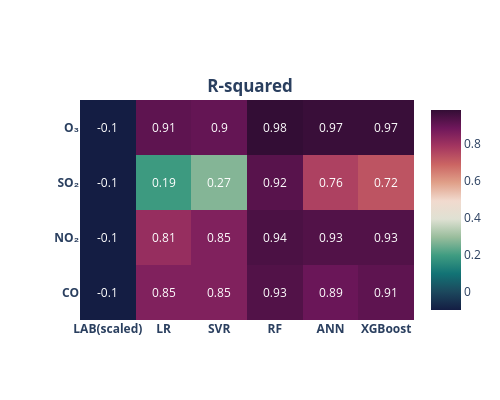

The cell this chart's notebook holds for it:
### Code cell
import plotly.graph_objects as go
from functools import reduce
from itertools import product

z=[[round(R2_lab_CO/(-10*R2_lab_CO),2),R2_lr_CO , R2_svr_CO, R2_rf_CO, R2_ann_CO,R2_xgb_CO], 
   [round(R2_lab_NO2/(-10*R2_lab_NO2),2),R2_lr_NO2 , R2_svr_NO2, R2_rf_NO2, R2_ann_NO2,R2_xgb_NO2], 
   [round(R2_lab_SO2/(-10*R2_lab_SO2),2),R2_lr_SO2 , R2_svr_SO2, R2_rf_SO2, R2_ann_SO2,R2_xgb_SO2],
  [round(R2_lab_O3/(-10*R2_lab_O3),2),R2_lr_O3 , R2_svr_O3, R2_rf_O3, R2_ann_O3,R2_xgb_O3]]
x=['<b>LAB(scaled)</b>', '<b>LR</b>', '<b>SVR</b>', '<b>RF</b>', '<b>ANN</b>','<b>XGBoost</b>']
y=['<b>CO</b>', '<b>NO2</b>'.translate(subscript), '<b>SO2</b>'.translate(subscript),'<b>O3</b>'.translate(subscript)]

def get_anno_text(z_value):
    annotations=[]
    a, b = len(z_value), len(z_value[0])
    flat_z = reduce(lambda x,y: x+y, z_value) # z_value.flat if you deal with numpy
    coords = product(range(a), range(b))
    for pos, elem in zip(coords, flat_z):
        annotations.append({'font': {'color': '#FFFFFF'},
                    'showarrow': False,
                    'text': str(elem),
                    'x': pos[1],
                    'y': pos[0]})
    return annotations

fig = go.Figure(data=go.Heatmap(
                   z=z,
                   x=x,
                   y=y,
                   hoverongaps = True, colorscale = "curl"))#matter#

fig.update_layout(title={'text': "<b>R-squared</b>",
        'y':0.8,
        'x':0.5,
        'xanchor': 'center',
        'yanchor': 'top'},
    annotations = get_anno_text(z),
                 width=500,
height=400)
fig.show()

### Figure 1 — Plotly figure (JSON) as saved in the notebook; plotly's stock layout.template omitted (floating-point values rounded to 4 significant figures)
{"data": [{"colorscale": [[0, "rgb(20, 29, 67)"], [0.09091, "rgb(28, 72, 93)"], [0.1818, "rgb(18, 115, 117)"], [0.2727, "rgb(63, 156, 129)"], [0.3636, "rgb(153, 189, 156)"], [0.4545, "rgb(223, 225, 211)"], [0.5455, "rgb(241, 218, 206)"], [0.6364, "rgb(224, 160, 137)"], [0.7273, "rgb(203, 101, 99)"], [0.8182, "rgb(164, 54, 96)"], [0.9091, "rgb(111, 23, 91)"], [1, "rgb(51, 13, 53)"]], "hoverongaps": true, "type": "heatmap", "x": ["<b>LAB(scaled)</b>", "<b>LR</b>", "<b>SVR</b>", "<b>RF</b>", "<b>ANN</b>", "<b>XGBoost</b>"], "y": ["<b>CO</b>", "<b>NO₂</b>", "<b>SO₂</b>", "<b>O₃</b>"], "z": [[-0.1, 0.85, 0.85, 0.93, 0.89, 0.91], [-0.1, 0.81, 0.85, 0.94, 0.93, 0.93], [-0.1, 0.19, 0.27, 0.92, 0.76, 0.72], [-0.1, 0.91, 0.9, 0.98, 0.97, 0.97]]}], "layout": {"annotations": [{"font": {"color": "#FFFFFF"}, "showarrow": false, "text": "-0.1", "x": 0, "y": 0}, {"font": {"color": "#FFFFFF"}, "showarrow": false, "text": "0.85", "x": 1, "y": 0}, {"font": {"color": "#FFFFFF"}, "showarrow": false, "text": "0.85", "x": 2, "y": 0}, {"font": {"color": "#FFFFFF"}, "showarrow": false, "text": "0.93", "x": 3, "y": 0}, {"font": {"color": "#FFFFFF"}, "showarrow": false, "text": "0.89", "x": 4, "y": 0}, {"font": {"color": "#FFFFFF"}, "showarrow": false, "text": "0.91", "x": 5, "y": 0}, {"font": {"color": "#FFFFFF"}, "showarrow": false, "text": "-0.1", "x": 0, "y": 1}, {"font": {"color": "#FFFFFF"}, "showarrow": false, "text": "0.81", "x": 1, "y": 1}, {"font": {"color": "#FFFFFF"}, "showarrow": false, "text": "0.85", "x": 2, "y": 1}, {"font": {"color": "#FFFFFF"}, "showarrow": false, "text": "0.94", "x": 3, "y": 1}, {"font": {"color": "#FFFFFF"}, "showarrow": false, "text": "0.93", "x": 4, "y": 1}, {"font": {"color": "#FFFFFF"}, "showarrow": false, "text": "0.93", "x": 5, "y": 1}, {"font": {"color": "#FFFFFF"}, "showarrow": false, "text": "-0.1", "x": 0, "y": 2}, {"font": {"color": "#FFFFFF"}, "showarrow": false, "text": "0.19", "x": 1, "y": 2}, {"font": {"color": "#FFFFFF"}, "showarrow": false, "text": "0.27", "x": 2, "y": 2}, {"font": {"color": "#FFFFFF"}, "showarrow": false, "text": "0.92", "x": 3, "y": 2}, {"font": {"color": "#FFFFFF"}, "showarrow": false, "text": "0.76", "x": 4, "y": 2}, {"font": {"color": "#FFFFFF"}, "showarrow": false, "text": "0.72", "x": 5, "y": 2}, {"font": {"color": "#FFFFFF"}, "showarrow": false, "text": "-0.1", "x": 0, "y": 3}, {"font": {"color": "#FFFFFF"}, "showarrow": false, "text": "0.91", "x": 1, "y": 3}, {"font": {"color": "#FFFFFF"}, "showarrow": false, "text": "0.9", "x": 2, "y": 3}, {"font": {"color": "#FFFFFF"}, "showarrow": false, "text": "0.98", "x": 3, "y": 3}, {"font": {"color": "#FFFFFF"}, "showarrow": false, "text": "0.97", "x": 4, "y": 3}, {"font": {"color": "#FFFFFF"}, "showarrow": false, "text": "0.97", "x": 5, "y": 3}], "height": 400, "title": {"text": "<b>R-squared</b>", "x": 0.5, "xanchor": "center", "y": 0.8, "yanchor": "top"}, "width": 500}}
